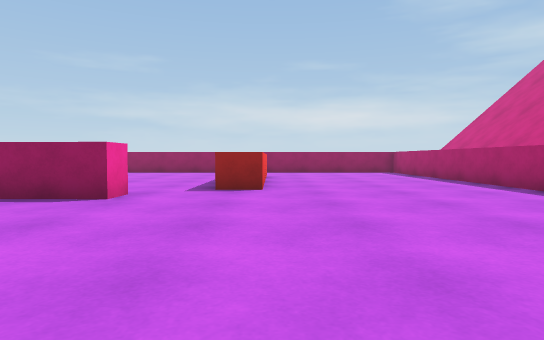
View 1 (above)

24 first-person views from a walk through a Unity game level. The camera is 0.68 m above the floor, tilts 2° down and sees 75° across. The floor is counted in squares, 1 m on a side. Each view is taken from the middle of a square. On the plan, view 1 faces up. The plan holds only what a view shows up to about 10 squares ahead; the rest is blank. The place goes on beyond the plan. The player is left out.

View 2
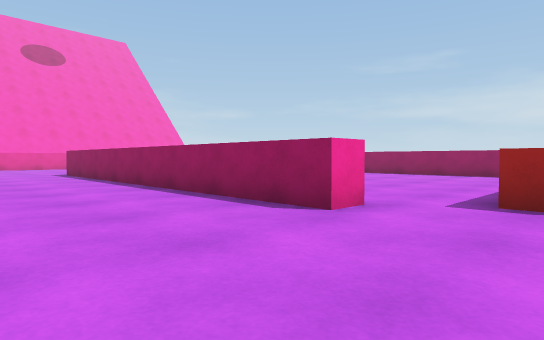

View 3
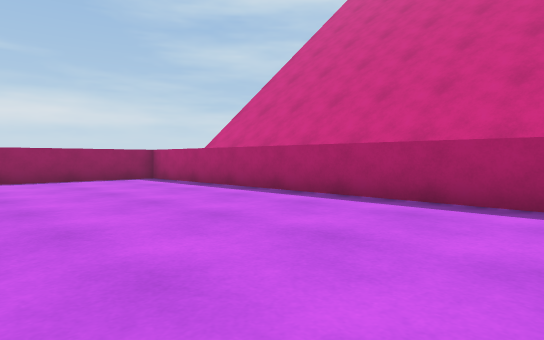

View 4
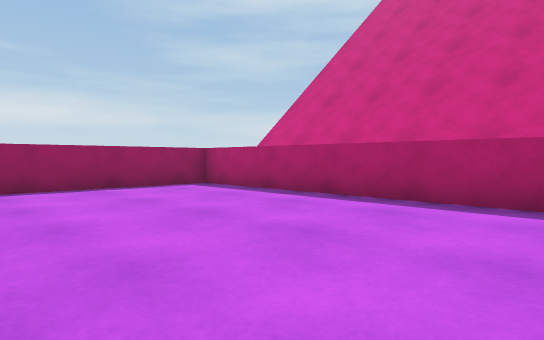

View 5
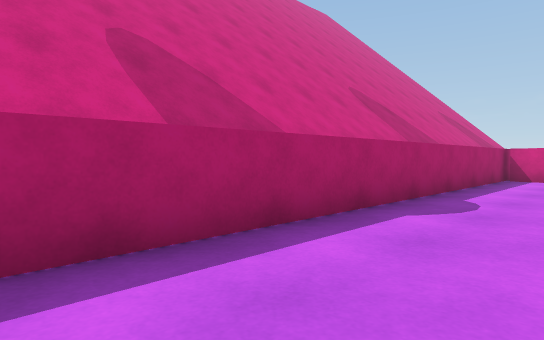

View 6
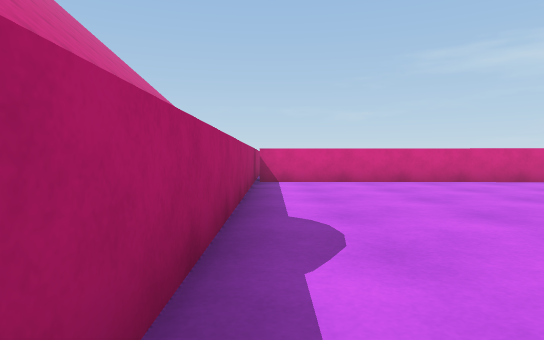

View 7
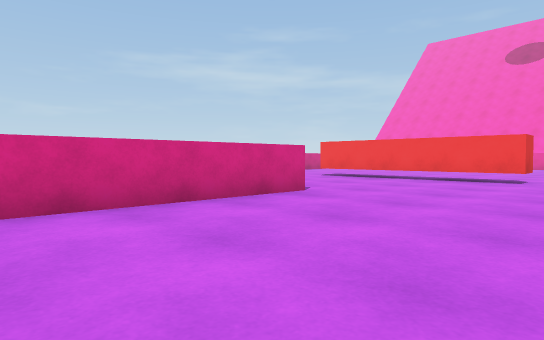

View 8
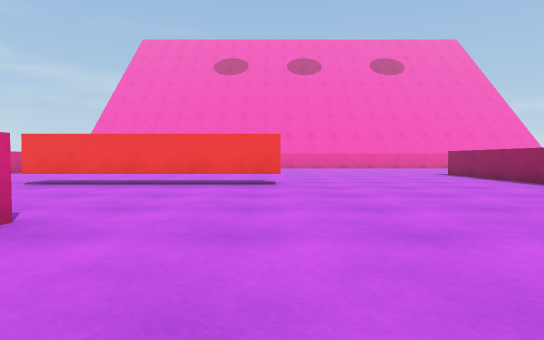

View 9
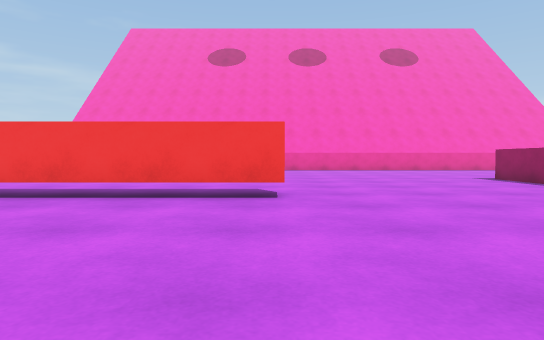

View 10
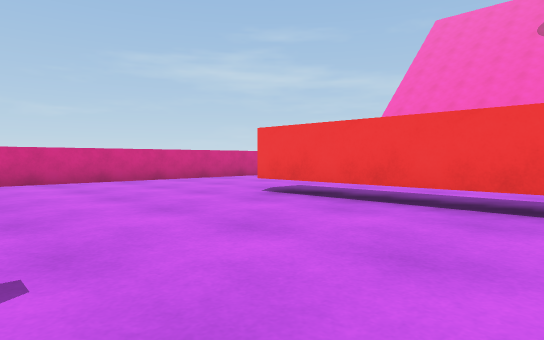

View 11
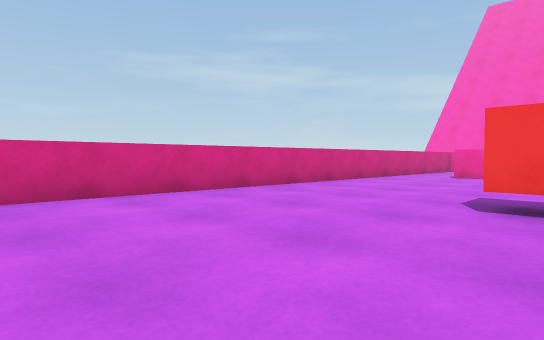

View 12
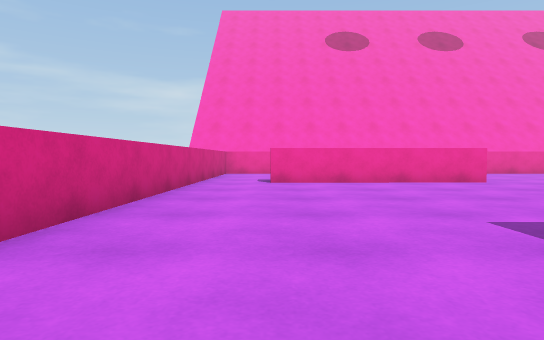

View 13
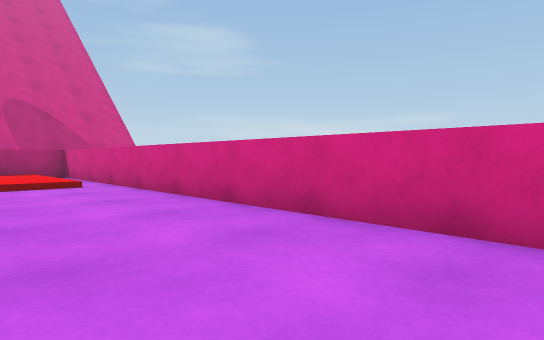

View 14
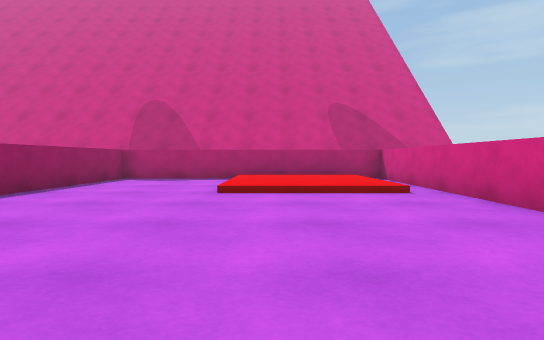

View 15
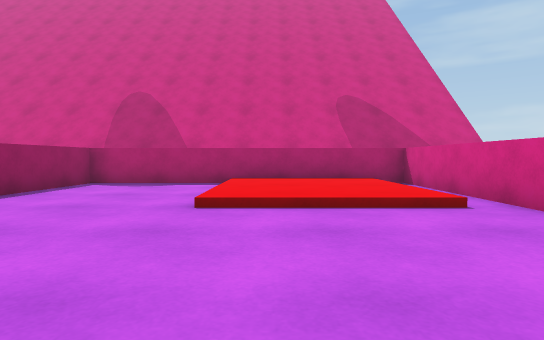

View 16
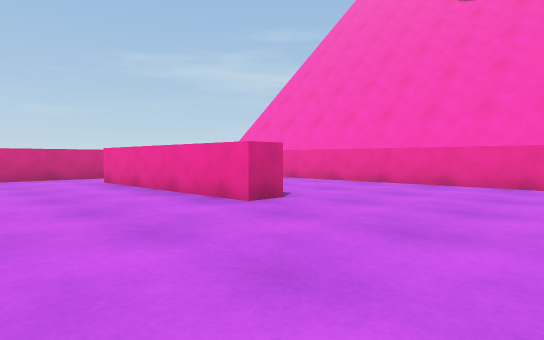

View 17
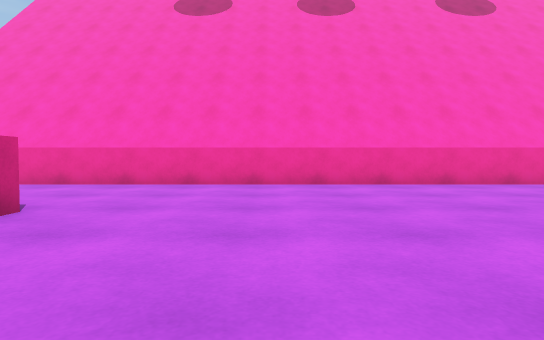

View 18
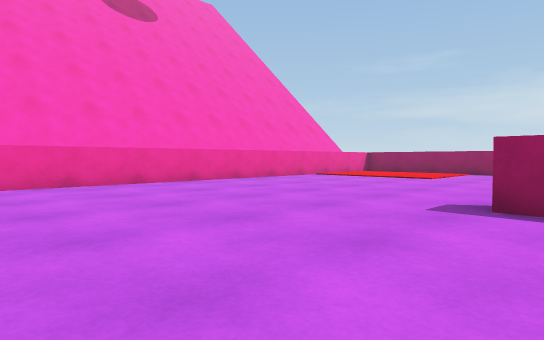

View 19
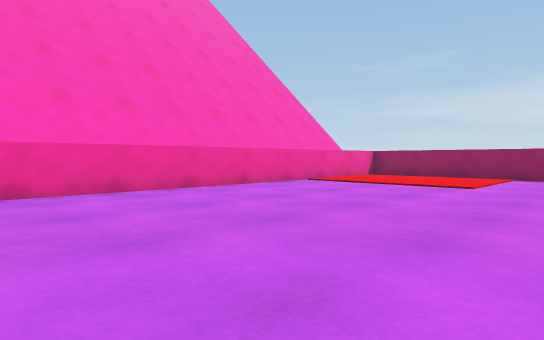

View 20
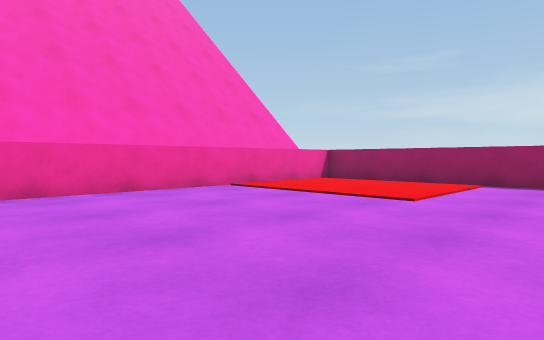

View 21
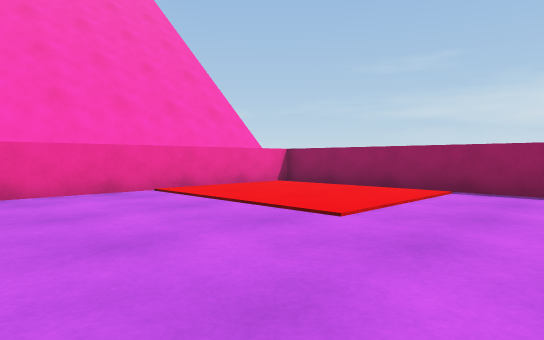

View 22
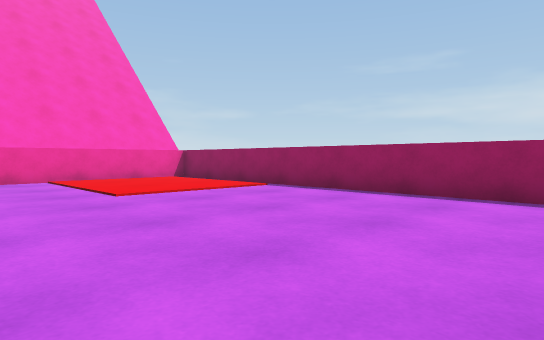

View 23
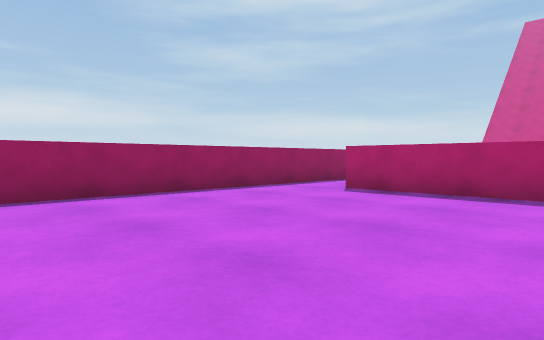

View 24
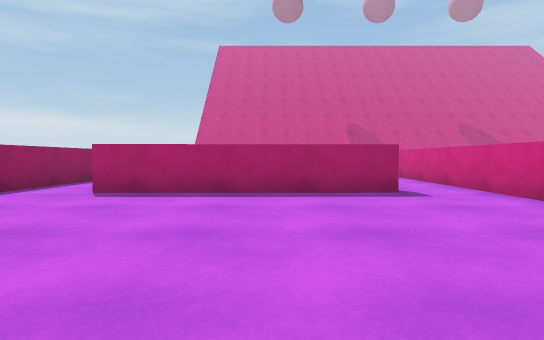

### Floor plan
Key: @ floor where view 1 was taken; # wall or solid block; . main floor; : floor 0.05 m higher than the main floor; + floor 0.15 m higher than the main floor; / step, stairs or slope; ^ raised ledge; T thing the floor can be seen under or through.
Columns run from 25 left of view 1 to 6 right of it. Each row starts with its distance up from view 1.
 17   #################
 16   ^::::...........        ######
 15   ^::::..........         .....#
 14 ^ ^::::........#          .....#
 13 ^ ^::::........#          .....#
 12 ^ ^............#     ... ......#
 11 ^ ^............#    .... ......#
 10 ^ ^............#    .... ......#
  9 ^ ^............#     ...^......#
  8 ^ ^...............   ...^......#
  7 ^ ^........  ......   .........#
  6 ^ ^.......#############........#
  5 ^ ^............................#
  4 ^ ^............................#
  3 ^ ^............................#
  2   ^............................#
  1   ^............................#
  0   ^......................@.....#
 -1   ^............T...............#
 -2 ^ ^............T...............#
 -3 ^ ^............T...............#
 -4   ^............T.....###########
 -5   ^....#.......T.....   .......#
 -6   ^... #.......T..... .........#
 -7   ^.   #.......T...............#
 -8        #................../////#
 -9        #................../++++#
-10        #................../++++#
-11        .................../++++#
-12        ####....................#
-13           ###################^^^

Where each view was taken, in squares from view 1:
view 1: 0 up, 0 right, facing up
view 2: 2 up, 0 right, facing up-left
view 3: 5 up, 0 right, facing up-right
view 4: 8 up, 0 right, facing up-right
view 5: 8 up, 3 right, facing down-right
view 6: 6 up, 5 right, facing down
view 7: 1 up, 1 right, facing down-left
view 8: 1 down, 1 left, facing left
view 9: 1 down, 4 left, facing left
view 10: 2 down, 5 left, facing down-left
view 11: 6 down, 5 left, facing down-left
view 12: 10 down, 8 left, facing left
view 13: 9 down, 8 left, facing down-right
view 14: 9 down, 6 left, facing right
view 15: 9 down, 4 left, facing right
view 16: 0 up, 14 left, facing down-left
view 17: 1 down, 14 left, facing left
view 18: 1 up, 14 left, facing up-left
view 19: 4 up, 16 left, facing up-left
view 20: 7 up, 16 left, facing up-left
view 21: 9 up, 16 left, facing up-left
view 22: 10 up, 12 left, facing up-left
view 23: 10 up, 17 left, facing up-right
view 24: 11 up, 17 left, facing right
